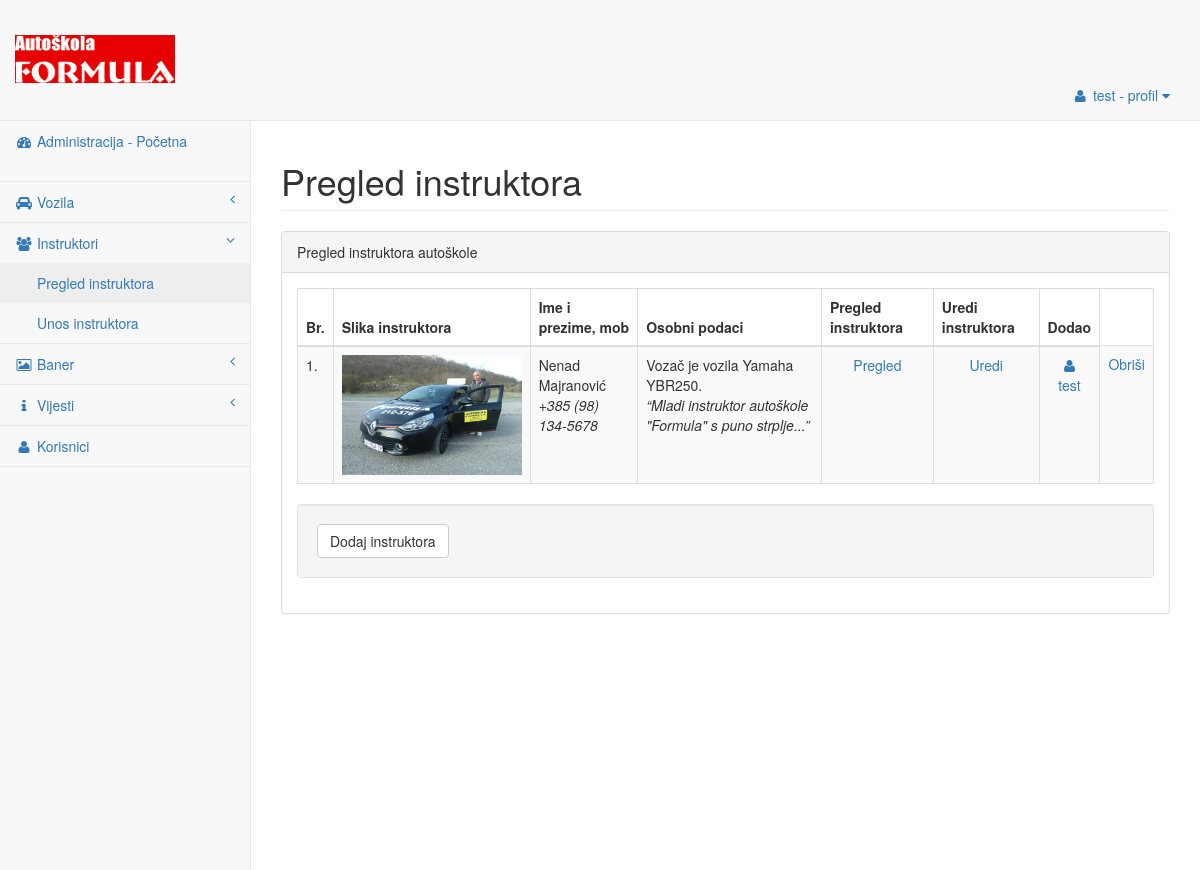
The page /admin/drivers (signed in) on the database its author committed.
### tables this page shows
CREATE TABLE IF NOT EXISTS `drivers` (
  `id` int(11) NOT NULL,
  `name` varchar(64) NOT NULL,
  `surname` varchar(32) NOT NULL,
  `birthdate` date NOT NULL,
  `mobile_phone` varchar(18) NOT NULL,
  `email` varchar(128) NOT NULL,
  `remark` varchar(634) NOT NULL,
  `id_admin` int(11) NOT NULL,
  `permalink` varchar(128) NOT NULL,
  `licence` varchar(128) NOT NULL,
  `id_vehicle` int(11) NOT NULL,
  `creation_datetime` datetime NOT NULL,
  `lastupdate_datetime` datetime NOT NULL
);

CREATE TABLE IF NOT EXISTS `vehicles` (
  `id` int(11) NOT NULL,
  `id_licence_category` int(11) NOT NULL,
  `id_admin` int(11) NOT NULL,
  `model` varchar(128) NOT NULL,
  `year` int(5) NOT NULL,
  `vehicle_type` tinyint(1) NOT NULL,
  `fuel_type` tinyint(3) NOT NULL,
  `manual_automatic` tinyint(1) NOT NULL,
  `engine_power` varchar(16) NOT NULL,
  `wheel_drive` tinyint(2) NOT NULL,
  `description` text NOT NULL,
  `permalink` varchar(128) NOT NULL,
  `creation_datetime` datetime NOT NULL,
  `lastupdate_datetime` datetime NOT NULL
);

CREATE TABLE IF NOT EXISTS `users` (
  `id` int(11) NOT NULL,
  `first_name` varchar(64) NOT NULL,
  `last_name` varchar(64) NOT NULL,
  `username` varchar(16) NOT NULL,
  `email` varchar(255) NOT NULL,
  `password` char(40) NOT NULL,
  `creation_datetime` datetime NOT NULL,
  `lastupdate_datetime` datetime NOT NULL,
  `permission` tinyint(1) NOT NULL
);

### admin/tpl/drivers.php (the view, shortened to what this page needs)
<?php
 $drivers_data_query = '
	SELECT
	drivers.id,
	drivers.name,
	drivers.surname,
	drivers.mobile_phone,
	drivers.permalink,
	vehicles.id AS id_vehicle,
	vehicles.model,
	drivers.remark,
	users.id AS id_admin,
	users.username,
	users.permission
	FROM drivers, users, vehicles
	WHERE drivers.id_admin = users.id AND drivers.id_vehicle = vehicles.id
	ORDER BY surname ASC';
 $drivers_data = $db->query($drivers_data_query);
 $drivers_data = $drivers_data->fetch_all(MYSQLI_ASSOC);
?>
<!DOCTYPE html>
<html lang="en">
<head>
    <link href="<?=BASE_URL?>tpl/css/bootstrap.css" rel="stylesheet">
    <link href="<?=BASE_URL?>tpl/css/sb-admin-2.css" rel="stylesheet">
    <link href="<?=BASE_URL?>tpl/css/font-awesome.css" rel="stylesheet" type="text/css">
</head>
<body>
    <div id="wrapper">
        <div id="page-wrapper">
            <div class="row">
                <div class="col-lg-12">
                    <h1 class="page-header">Pregled instruktora</h1>
                </div>
            </div>
            <div class="row">
                <div class="col-lg-12">
                    <div class="panel panel-default">
                        <div class="panel-heading">
                            Pregled instruktora autoškole
                        </div>
                        <div class="panel-body">
                            <div class="dataTable_wrapper">
                                <table class="table table-striped table-bordered table-hover" id="drivers">
                                    <thead>
                                        <tr>
											<th>Br. <?php $r=1;?></th>
											<th>Slika instruktora</th>
											<th>Ime i prezime, mob </th>
                                            <th>Osobni podaci </th>
                                            <th>Pregled instruktora</th>
                                            <th>Uredi instruktora</th>
                                            <th>Dodao</th>
                                        </tr>
                                    </thead>
                                    <tbody>
									<?php foreach ($drivers_data as $key => $value) : ?>
                                        <tr class="<?=($i%2) ? 'even':'odd';?> gradeX">
											<td><?=($r++).'.';?></td>
											<td><center> <img src="/admin/<?=$value['permalink'];?>" width="180" height="120"> </center></td>
											<td><?=$value['name'];?> <?=$value['surname'];?> </br> <em><?=$value['mobile_phone'];?> </em> </td>
                                            <td class="text-left"> Vozač je vozila <?=$value['model'];?>. </br> <i> <q><?php echo mb_strimwidth($value['remark'], 0, 54, "..."); ?></q> </i> </td>
											<td  class="text-center">	<a href="/admin/driver/view/<?=$value['id'];?>">Pregled</a></td>
											<td  class="text-center">	<a href="/admin/drivers-add/edit/<?=$value['id'];?>">Uredi</a></td>
											<td class="text-center">	<a href="/admin/users"><i class="fa fa-user fa-fw"></i> <?=$value['username'];?></td>
											<?php if ($value['permission'] === '1') :?>
                                            <td  class="text-center">	<a href="/admin/drivers-add/delete/<?=$value['id'];?>">Obriši</a></td>
											<?php endif;?>
                                        </tr>
									<?php endforeach; ?>
                                    </tbody>
                                </table>
                            </div>
                            <div class="well">
							<a class="btn btn-default" name="Dodaj instruktora" href="drivers-add">Dodaj instruktora </a>
                            </div>
                        </div>
                    </div>
                </div>
            </div>
        </div>
    </div>
</body>
</html>

### admin/tpl/css/sb-admin-2.css (style rules this page uses)
body { background-color: #f8f8f8; }
#wrapper { width: 100%; }
#page-wrapper { padding: 0 15px; min-height: 568px; background-color: #fff; }
@media (min-width:768px) { #page-wrapper { position: inherit; margin: 0 0 0 250px; padding: 0 30px; border-left: 1px solid #e7e7e7; } }
.navbar-top-links { margin-right: 0; }
.navbar-top-links li { display: inline-block; }
.navbar-top-links li:last-child { margin-right: 15px; }
.navbar-top-links li a { padding: 15px; min-height: 50px; }
.sidebar .sidebar-nav.navbar-collapse { padding-right: 0; padding-left: 0; }
.sidebar ul li { border-bottom: 1px solid #e7e7e7; }
.sidebar ul li a.active { background-color: #eee; }
.sidebar .arrow { float: right; }
.sidebar .fa.arrow:before { content: "\f104"; }
.sidebar .active>a>.fa.arrow:before { content: "\f107"; }
.sidebar .nav-second-level li, .sidebar .nav-third-level li { border-bottom: 0!important; }
.sidebar .nav-second-level li a { padding-left: 37px; }
@media (min-width:768px) { .sidebar { z-index: 1; position: absolute; width: 250px; margin-top: 51px; } }

### rows shown on the page
drivers: permalink (picture), name "Nenad", surname "Majranović", mobile_phone "+385 (98) 134-5678", id_vehicle.model "Yamaha YBR250", remark "Mladi instruktor autoškole \"Formula\" s puno strplje...", users.username "test"
